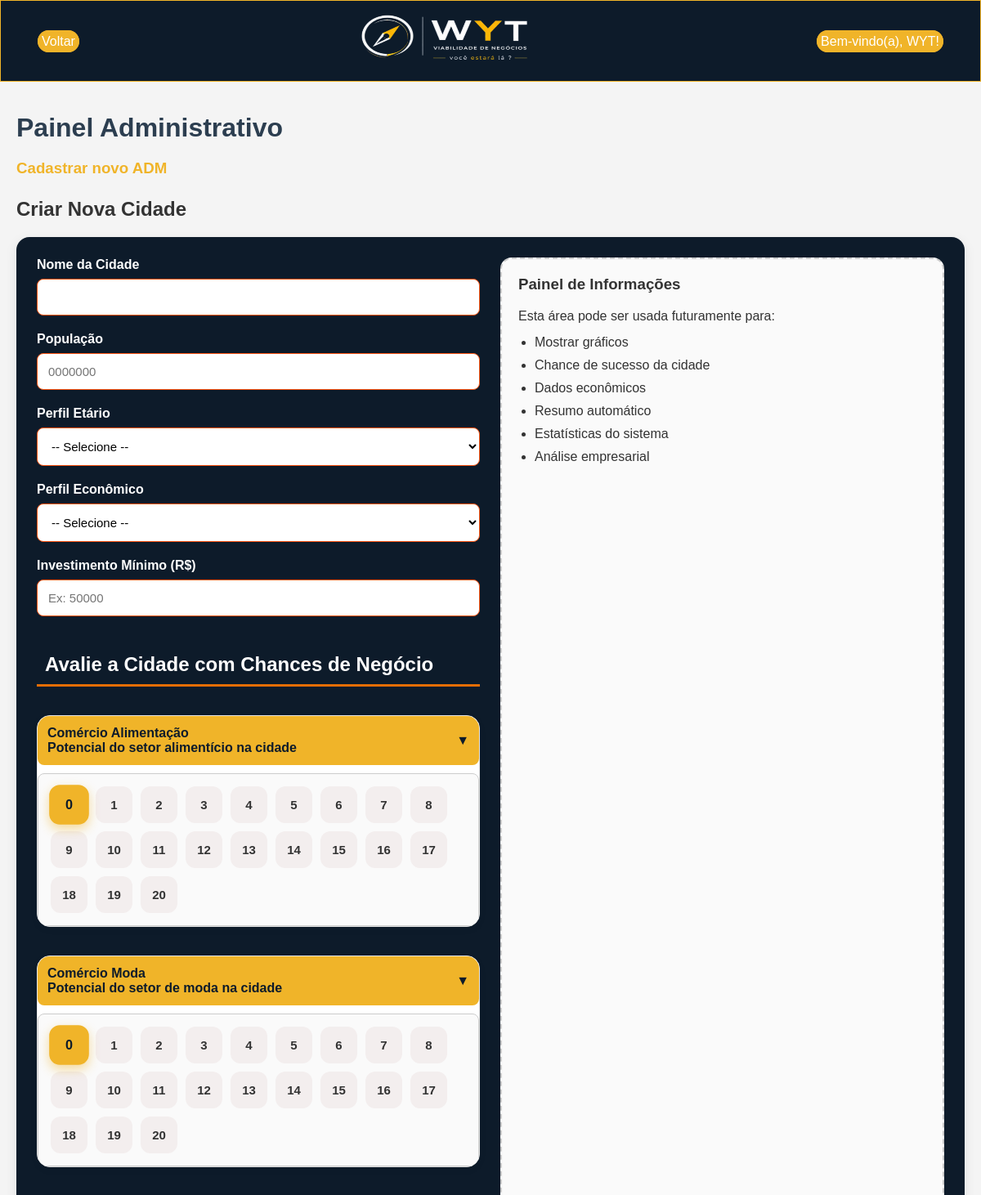
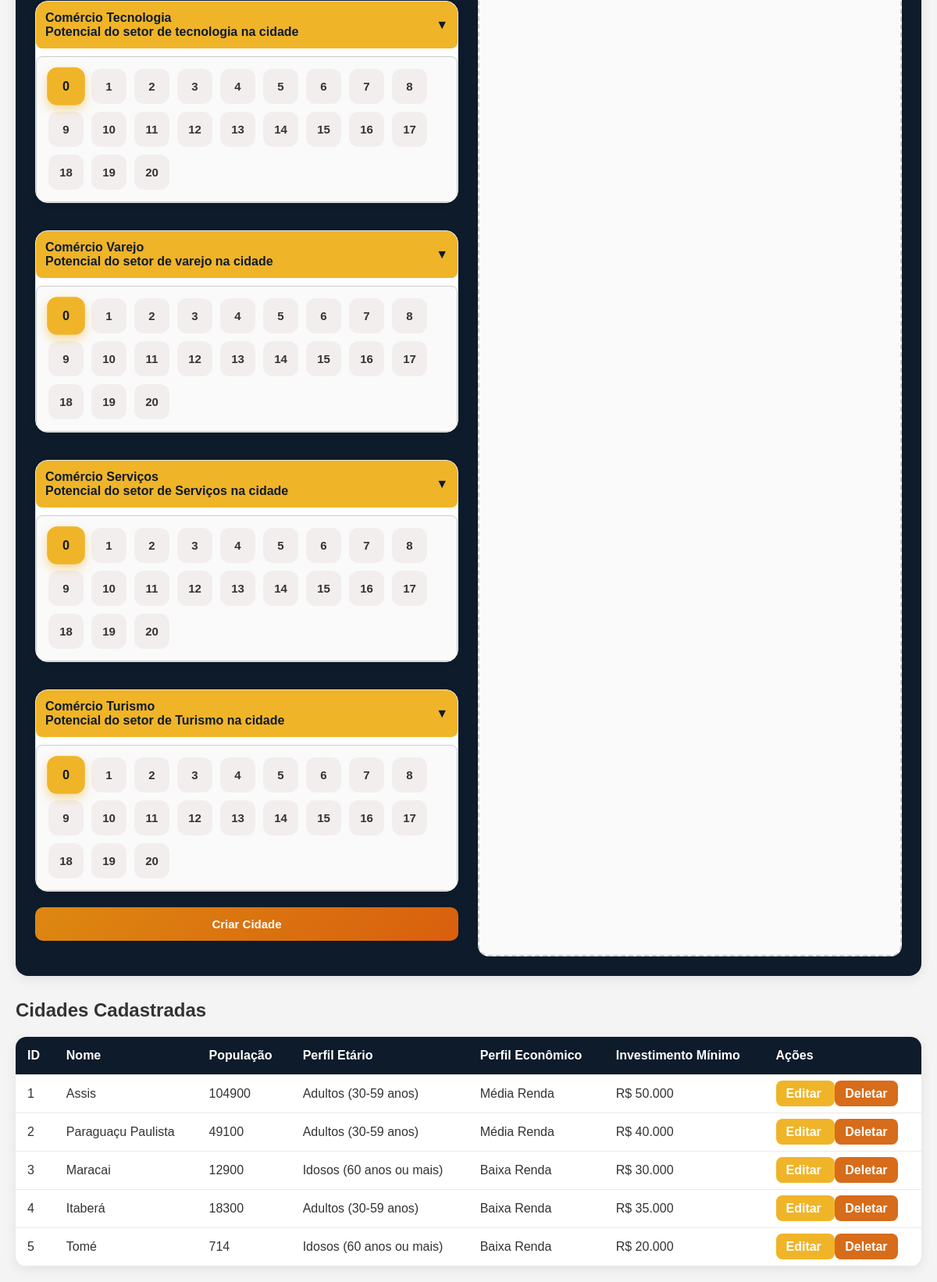
Page /Pages/adm/index.php (signed in) on the committed database (2 pictures, top to bottom).
### tables this page shows
CREATE TABLE `cidades` (
  `id` int(11) NOT NULL,
  `nome` varchar(255) NOT NULL,
  `populacao_quant` int(11) NOT NULL,
  `perfil_etario` varchar(255) NOT NULL,
  `perfil_economico` varchar(255) NOT NULL,
  `comercio_alimentacao` int(11) NOT NULL,
  `comercio_moda` int(11) NOT NULL,
  `comercio_tecnologia` int(11) NOT NULL,
  `comercio_varejo` int(11) NOT NULL,
  `comercio_servicos` int(11) NOT NULL,
  `comercio_turismo` int(11) NOT NULL,
  `investimento_minimo` int(11) NOT NULL DEFAULT 0
);

### BE/Controller/adm/cidadeC.php (called while the page is built, shortened)
<?php
require_once __DIR__ . '/../../Model/adm/cidadeM.php';
class CidadeController {
    private $model;
    public function __construct() {
        $this->model = new CidadeModel();
    }
    public function index() {
        return $this->model->getAll();
    }
}

### BE/Model/adm/cidadeM.php (called while the page is built, shortened)
<?php
require_once __DIR__ . '/../../DB/Database.php';
class CidadeModel {
    private $pdo;
    public function __construct() {
        global $pdo;
        $this->pdo = $pdo;
    }
    public function getAll() {
        $stmt = $this->pdo->query("SELECT * FROM cidades");
        return $stmt->fetchAll(PDO::FETCH_ASSOC);
    }
}

### Pages/adm/index.php (the view, shortened to what this page needs)
<?php
require_once __DIR__ . '/../../BE/Controller/adm/cidadeC.php';
$controller = new CidadeController();
$cidadeEdit = null;
$cidades = $controller->index();
?>
<!DOCTYPE html>
<html lang="pt-br">
<head>
    <link rel="stylesheet" href="../../CSS/index.css">
</head>
<body>
    <nav class="nav1">
        <header>
            <p><a href="http://localhost/viabilidade-wyt/index.php">Voltar</a></p>
            <img width="100" height="100" src="../../img/logo.png" alt="Logo" class="logo">
            <?php
            if (isset($_SESSION['empresa_id'])) {
                echo "<p><a href='../../Pages/perfilUsuarios.php?id=" . $_SESSION['empresa_id'] . "'>Bem-vindo(a), " . $_SESSION['nome'] . "!</a></p>";
            } elseif (!isset($_SESSION['empresa_id'])) {
                echo "<p><a href='../../Pages/cadastroEMPRESA.php'><strong>Cadastre-se</strong></a></p> <p>ou</p> <p><a href='../../Pages/login.php'><strong>Faça login</strong></a></p>";
            }
            ?>
        </header>
    </nav>
<div class="container">
<br>
    <h1>Painel Administrativo</h1>
    <h3><a href="../cadastroEMPRESA.php?cargo=ADM">Cadastrar novo ADM</a></h3>
    <h2>
        <?= isset($cidadeEdit) && $cidadeEdit ? 'Editar Cidade' : 'Criar Nova Cidade' ?>
    </h2>
    <form method="POST">
        <div class="form-container">
            <div class="form-left">
                <div class="form-group">
                    <label>Nome da Cidade</label>
                    <input
                        type="text"
                        name="nome"
                        value="<?= htmlspecialchars($cidadeEdit['nome'] ?? '') ?>"
                        required>
                </div>
                <div class="form-group">
                    <label>População</label>
                    <input
                        type="number"
                        name="populacao"
                        min="1000"
                        max="5000000"
                        placeholder="0000000"
                        value="<?= htmlspecialchars($cidadeEdit['populacao_quant'] ?? '') ?>">
                    </div>
                <div class="form-group">
                    <label>Perfil Etário</label>
                    <select name="perfil_etario">
                        <option value="">-- Selecione --</option>
                    </select>
                </div>
                <div class="form-group">
                    <label>Perfil Econômico</label>
                    <select name="perfil_economico">
                        <option value="">-- Selecione --</option>
                    </select>
                </div>
                <div class="form-group">
                    <label>Investimento Mínimo (R$)</label>
                    <input
                        type="number"
                        name="investimento_minimo"
                        min="1000"
                        step="1000"
                        placeholder="Ex: 50000"
                        value="<?= htmlspecialchars($cidadeEdit['investimento_minimo'] ?? '') ?>"
                        required>
                </div>
 <h2 style="background: #0d1b2a; color: white; padding: 10px;">Avalie a Cidade com Chances de Negócio</h2>
<div name=" GERAL ">
    <div class="business-section">
        <div class="score-card">
            <button
                type="button"
                class="toggle-btn"
                onclick="toggleBox('alimentacao-box')">
                <div>
                    Comércio Alimentação
                    <div class="score-subtitle">
                        Potencial do setor alimentício na cidade
                    </div>
                </div>
                <span>▼</span>
            </button>
            <div id="alimentacao-box" class="hidden-box">
                <?php for ($i = 0; $i <= 20; $i++): ?>
                    <label class="radio-item">
                        <span><?= $i ?></span>
                    </label>
                <?php endfor; ?>
            </div>
        </div>
    </div>
    <div class="business-section">
        <div class="score-card">
            <button
                type="button"
                class="toggle-btn"
                onclick="toggleBox('moda-box')">
                <div>
                    Comércio Moda
                    <div class="score-subtitle">
                        Potencial do setor de moda na cidade
                    </div>
                </div>
                <span>▼</span>
            </button>
            <div id="moda-box" class="hidden-box">
                <?php for ($i = 0; $i <= 20; $i++): ?>
                    <label class="radio-item">
                        <span><?= $i ?></span>
                    </label>
                <?php endfor; ?>
            </div>
        </div>
    </div>
    <div class="business-section">
        <div class="score-card">
            <button
                type="button"
                class="toggle-btn"
                onclick="toggleBox('tecnologia-box')">
                <div>
                    Comércio Tecnologia
                    <div class="score-subtitle">
                        Potencial do setor de tecnologia na cidade
                    </div>
                </div>
                <span>▼</span>
            </button>
            <div id="tecnologia-box" class="hidden-box">
                <?php for ($i = 0; $i <= 20; $i++): ?>
                    <label class="radio-item">
                        <span><?= $i ?></span>
                    </label>
                <?php endfor; ?>
            </div>
        </div>
    </div>
    <div class="business-section">
        <div class="score-card">
            <button
                type="button"
                class="toggle-btn"
                onclick="toggleBox('varejo-box')">
                <div>
                    Comércio Varejo
                    <div class="score-subtitle">
                        Potencial do setor de varejo na cidade
                    </div>
                </div>
                <span>▼</span>
            </button>
            <div id="varejo-box" class="hidden-box">
                <?php for ($i = 0; $i <= 20; $i++): ?>
                    <label class="radio-item">
                        <span><?= $i ?></span>
                    </label>
                <?php endfor; ?>
            </div>
        </div>
    </div>
    <div class="business-section">
        <div class="score-card">
            <button
                type="button"
                class="toggle-btn"
                onclick="toggleBox('servicos-box')">
                <div>
                    Comércio Serviços
                    <div class="score-subtitle">
                        Potencial do setor de Serviços na cidade
                    </div>
                </div>
                <span>▼</span>
            </button>
            <div id="servicos-box" class="hidden-box">
                <?php for ($i = 0; $i <= 20; $i++): ?>
                    <label class="radio-item">
                        <span><?= $i ?></span>
                    </label>
                <?php endfor; ?>
            </div>
        </div>
    </div>
    <div class="business-section">
        <div class="score-card">
            <button
                type="button"
                class="toggle-btn"
                onclick="toggleBox('turismo-box')">
                <div>
                    Comércio Turismo
                    <div class="score-subtitle">
                        Potencial do setor de Turismo na cidade
                    </div>
                </div>
                <span>▼</span>
            </button>
            <div id="turismo-box" class="hidden-box">
                <?php for ($i = 0; $i <= 20; $i++): ?>
                    <label class="radio-item">
                        <span><?= $i ?></span>
                    </label>
                <?php endfor; ?>
            </div>
        </div>
    </div>
</div>
                <div class="form-group">
                    <?php if (isset($cidadeEdit) && $cidadeEdit): ?>
                        <button type="submit" name="update">Atualizar Cidade</button>
                       <br>
                        <button type="button" name="cancel" onclick="window.location.href='index.php'" >Cancelar</button>
                    <?php else: ?>
                        <button type="submit" name="create">Criar Cidade</button>
                    <?php endif; ?>
                </div>
            </div>
            <div class="form-right">
                <div class="info-box">
                    <h3>Painel de Informações</h3>
                    <p>
                        Esta área pode ser usada futuramente para:
                    </p>
                    <ul>
                        <li>Mostrar gráficos</li>
                        <li>Chance de sucesso da cidade</li>
                        <li>Dados econômicos</li>
                        <li>Resumo automático</li>
                        <li>Estatísticas do sistema</li>
                        <li>Análise empresarial</li>
                    </ul>
                </div>
            </div>
        </div>
    </form>
    <h2>Cidades Cadastradas</h2>
    <?php if (!empty($cidades)): ?>
        <table>
            <thead>
                <tr>
                    <th>ID</th>
                    <th>Nome</th>
                    <th>População</th>
                    <th>Perfil Etário</th>
                    <th>Perfil Econômico</th>
                    <th>Investimento Mínimo</th>
                    <th>Ações</th>
                </tr>
            </thead>
            <tbody>
                <?php foreach ($cidades as $cidade): ?>
                    <tr>
                        <td><?= htmlspecialchars($cidade['id']) ?></td>
                        <td><?= htmlspecialchars($cidade['nome']) ?></td>
                        <td><?= htmlspecialchars($cidade['populacao_quant']) ?></td>
                        <td><?= htmlspecialchars($cidade['perfil_etario']) ?></td>
                        <td><?= htmlspecialchars($cidade['perfil_economico']) ?></td>
                        <td>R$ <?= htmlspecialchars(number_format($cidade['investimento_minimo'], 0, ',', '.')) ?></td>
                        <td>
                            <a
                                href="?edit=<?= $cidade['id'] ?>"
                                class="btn-edit">
                                Editar
                            </a>
                            <a
                                href="?delete=<?= $cidade['id'] ?>"
                                class="btn-delete"
                                onclick="return confirm('Tem certeza que deseja deletar?');">
                                Deletar
                            </a>
                        </td>
                    </tr>
                <?php endforeach; ?>
            </tbody>
        </table>
    <?php else: ?>
        <p>Nenhuma cidade cadastrada.</p>
    <?php endif; ?>
    </div>
</body>
</html>

### CSS/index.css (style rules this page uses)
* { margin: 0; padding: 0; box-sizing: border-box; }
body { font-family: Arial, Helvetica, sans-serif; }
header { display: flex; justify-content: center; align-items: center; }
.nav1 { width: 100%; height: 100px; background: #0d1b2a; align-items: center; padding: 0 40px; border: #f0b429 1px solid; color: white; }
.nav1 p a { text-decoration: none; color: white; background-color: #f0b429; border: #f0b429 5px solid; margin: 5px ; border-radius: 15px; transition: all 0.3s ease; }
.logo { width: 220px; height: 100px; align-items: center; margin-right: 45%; margin-left: auto; margin-right: auto; }

### Pages/adm/index.php (style rules this page uses)
* { margin:0; padding:0; box-sizing:border-box; }
.container { max-width:1500px; margin:0 auto; padding:20px; }
body { font-family:Arial, sans-serif; background:#f4f4f4; color:#333; }
h1 { margin-bottom:20px; color:#2c3e50; }
h2 { margin-bottom:20px; margin-top:25px; color:#rgba(251, 172, 34, 0.9); }
h3 { color:#333; }
form { background: #0d1b2a; padding:25px; border-radius:16px; margin-bottom:30px; box-shadow: 0 4px 15px rgba(0,0,0,0.08); }
.form-container { display:flex; gap:25px; }
.form-left { width:50%; }
.form-left h2 { margin-top:35px; padding-bottom:10px; border-bottom:3px solid #e46d05; }
.form-right { width:50%; background:#fafafa; border-radius:14px; padding:20px; min-height:400px; border:2px dashed #ccc; }
.form-group { display:flex; flex-direction:column; margin-bottom:20px; }
.form-group label { margin-bottom:8px; font-weight:600; color:white }
.form-group input, .form-group select { padding:13px; border-radius:8px; border:1px solid #f8510f; width:100%; font-size:15px; transition:0.2s ease; background:white; }
button { padding:13px 20px; border:none; border-radius:10px; cursor:pointer; color:white; font-size:15px; font-weight:600; transition:0.25s ease; }
button[name="create"], button[name="update"] { background:linear-gradient( 135deg, #dd8811, #d95f0e ); }
table { width:100%; border-collapse:collapse; background:white; border-radius:14px; overflow:hidden; box-shadow: 0 4px 15px rgba(0,0,0,0.08); }
th { background: #0d1b2a; color:white; }
th, td { padding:15px; border-bottom:1px solid #eaeaea; text-align:left; }
.btn-edit { background:#f0b429; color:#0d1b2a; padding:8px 13px; text-decoration:none; border-radius:8px; transition:0.18s ease; font-weight:700; }
.btn-delete { background:rgb(215, 108, 26); color:#0d1b2a; padding:8px 13px; text-decoration:none; border-radius:8px; transition:0.18s ease; font-weight:700; }
.info-box h3 { margin-bottom:15px; }
.info-box p { margin-bottom:10px; line-height:1.6; }
.info-box ul { margin-left:20px; margin-top:10px; }
.info-box li { margin-bottom:10px; }
.business-section { margin-top:35px; }
.score-card { background:white; border:1px solid #e5e5e5; border-radius:16px; overflow:hidden; margin-bottom:20px; transition:0.25s ease; box-shadow: 0 3px 10px rgba(0,0,0,0.05); }
.toggle-btn { width:100%; border:none; background:linear-gradient( 135deg, #b05b15, #43a047 ); color:white; padding:18px 22px; cursor:pointer; display:flex; align-items:center; justify-content:space-between; text-align:left; }
.hidden-box { display:none; padding:22px; background:#fafafa; border-top:1px solid #ececec; gap:12px; flex-wrap:wrap; }
.radio-item { position:relative; }
.radio-item span { width:45px; height:45px; border-radius:12px; display:flex; align-items:center; justify-content:center; background:rgba(121, 23, 23, 0.05); border:2px solid transparent; font-weight:bold; font-size:15px; cursor:pointer; transition:0.2s ease; user-select:none; }
.radio-item input:checked + span { background:#f0b429; color:#0d1b2a; border-color:#f0b429; transform:scale(1.08); box-shadow: 0 5px 12px rgba(240,180,41,0.45); font-weight:700; }
a { text-decoration: none; color: #f0b429; transition: all 0.3s ease; }
.btn-edit, .btn-delete, .btn-cancel { color: white !important; }
.toggle-btn { width: 100%; padding: 12px; border: none; border-radius: 8px; background: #f0b429; color: #0d1b2a; font-size: 16px; cursor: pointer; transition: background-color 0.2s ease, transform 0.15s ease; font-weight:700; }
.hidden-box { display: flex; margin-top: 10px; padding: 15px; border: 1px solid #ccc; border-radius: 8px; gap: 10px; flex-wrap: wrap; }
.radio-item { display: flex; align-items: center; gap: 4px; }

### rows in the picture
cidades: id "1", nome "Assis", populacao_quant "104900", perfil_etario "Adultos (30-59 anos)", perfil_economico "Média Renda", investimento_minimo "50.000"
cidades: id "2", nome "Paraguaçu Paulista", populacao_quant "49100", perfil_etario "Adultos (30-59 anos)", perfil_economico "Média Renda", investimento_minimo "40.000"
cidades: id "3", nome "Maracai", populacao_quant "12900", perfil_etario "Idosos (60 anos ou mais)", perfil_economico "Baixa Renda", investimento_minimo "30.000"
cidades: id "4", nome "Itaberá", populacao_quant "18300", perfil_etario "Adultos (30-59 anos)", perfil_economico "Baixa Renda", investimento_minimo "35.000"
cidades: id "5", nome "Tomé", populacao_quant "714", perfil_etario "Idosos (60 anos ou mais)", perfil_economico "Baixa Renda", investimento_minimo "20.000"

### other values in the picture
$_SESSION['nome'] "WYT"
